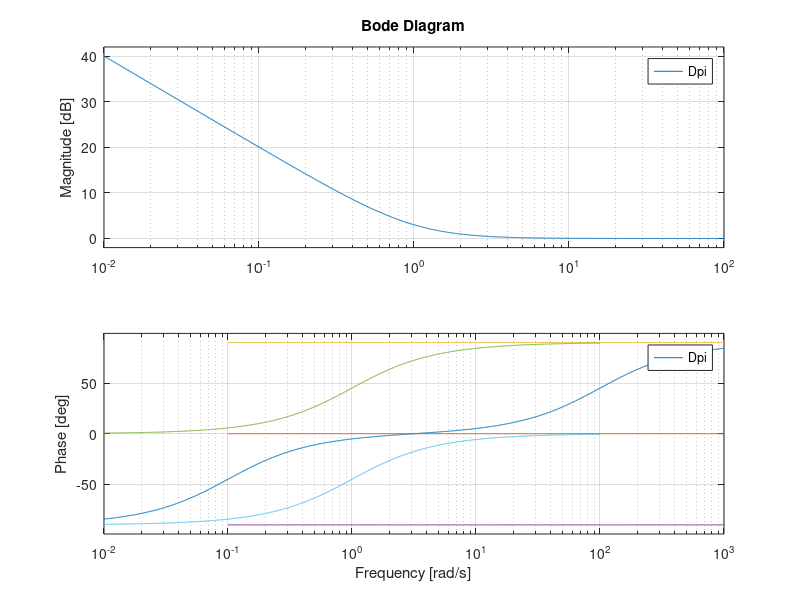

The MATLAB source for this figure: (Note: this script raises an error after producing the figure.)
%% Exploring PID controllers using RR Robotics
%Example following: http://robotics.ucsd.edu/RR.pdf
%See section 11.3.1 PID(Proportional-Integral-Derivative) controllers
clear; clc; close all;


K = 1; % Proportionallity Constant
Ti = 10; %Time constant for integral term. Typically Ti>Td
Td = 0.01; %TIme constant for the derivative term

%D = K * (1 + 1/(Ti*s) + Td * s)

%PID
D = K*Td* tf([1 1/Td 1/(Td*Ti)], [1 0] )
bode(D);% showing exponential integral and derivative action
hold on
legend("AutoUpdate","on")

%Proportional Controller
Dp = tf(K, 1)
bode(Dp)

%Derivative Controller
Dd = tf([K 0], [1])
bode(Dd)

%Integral Controller
Di = tf([K], [1 0])
bode(Di)

%Propotional Derivative Controller
Dpd = Dp + Dd
bode(Dpd)

%Proportinal Integral Controller
Dpi = Dp + Di
bode(Dpi)
%%
close all;
figure; 
rlocus(D)

K2 = 6;
D2 = K2*Td* tf([1 1/Td 1/(Td*Ti)], [1 0] )
figure;
rlocus(D2)


%% Changing Ti and Td
close all;

%Pg 11-18
%"Taking Ti -> inf and Td -> 0 reduces PID to a P controller
%Taking Ti -> inf or Td -> 0 reduces PID to a PD or PI

K_1 = [1]; % Proportionallity Constant
Ti_1 = [10]; %Time constant for integral term. Typically Ti>Td
Td_1 = 0.01; %TIme constant for the derivative term

K_2 = 1;
Ti_2 = 100;
Td_2 = 0.01;
%D = K * (1 + 1/(Ti*s) + Td * s)

%PID
D = K_1*Td_1* tf([1 1/Td_1 1/(Td_1*Ti_1)], [1 0] )
D2 = K_2*Td_2* tf([1 1/Td_2 1/(Td_2*Ti_2)], [1 0] )
bode(D);% showing exponential integral and derivative action
hold on; legend("AutoUpdate","on")

bode(D2)
bode(Dp)